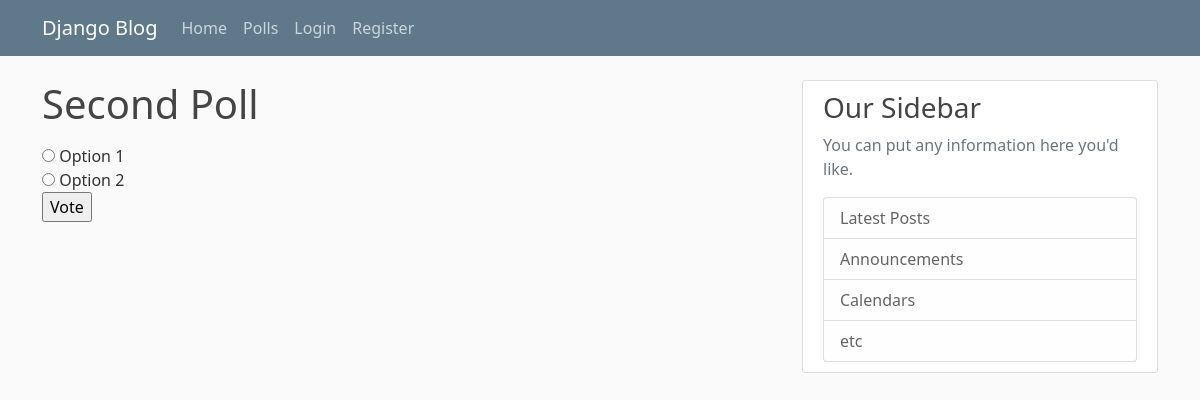
The app's page /polls/2/ with its own data.
### polls/models.py (models this page shows, shortened)
class Question(models.Model):
    question_text = models.CharField(max_length=200)
    pub_date = models.DateTimeField('date published')

class Choice(models.Model):
    question = models.ForeignKey(Question, on_delete=models.CASCADE)
    choice_text = models.CharField(max_length=200)
    votes = models.IntegerField(default=0)

### polls/views.py (the view)
# urls.py: path("<int:pk>/", views.DetailView.as_view(), name="detail"),
class DetailView(generic.DetailView):
    model = Question
    template_name = 'polls/detail.html'
    def get_queryset(self):
        return Question.objects.filter(pub_date__lte=timezone.now())

### polls/templates/polls/detail.html (shortened to what this page needs)
{% extends "bulletin/base.html" %}
{% block content %}
<form action="{% url 'polls:vote' question.id %}" method="post">
<fieldset>
    <legend><h1>{{ question.question_text }}</h1></legend>
    {% for choice in question.choice_set.all %}
        <input type="radio" name="choice" id="choice{{ forloop.counter }}" value="{{ choice.id }}">
        <label for="choice{{ forloop.counter }}">{{ choice.choice_text }}</label><br>
    {% endfor %}
</fieldset>
<input type="submit" value="Vote">
</form>
{% endblock content %}

### bulletin/static/bulletin/main.css (style rules this page uses)
body { background: #fafafa; color: #333333; margin-top: 5rem; }
h1, h2, h3, h4, h5, h6 { color: #444444; }

### records on screen
Question: question_text "Second Poll"
Choice: choice_text "Option 1"
Choice: choice_text "Option 2"
